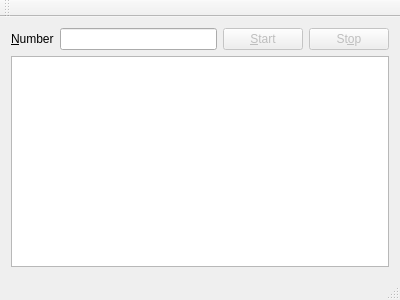
<?xml version="1.0" encoding="UTF-8"?>
<ui version="4.0">
 <class>MainWindow</class>
 <widget class="QMainWindow" name="MainWindow">
  <property name="geometry">
   <rect>
    <x>0</x>
    <y>0</y>
    <width>400</width>
    <height>300</height>
   </rect>
  </property>
  <property name="windowTitle">
   <string>MainWindow</string>
  </property>
  <widget class="QWidget" name="centralWidget">
   <layout class="QVBoxLayout" name="verticalLayout">
    <item>
     <layout class="QHBoxLayout" name="horizontalLayout">
      <item>
       <widget class="QLabel" name="labelNumber">
        <property name="text">
         <string>&amp;Number</string>
        </property>
        <property name="buddy">
         <cstring>lineEditNumber</cstring>
        </property>
       </widget>
      </item>
      <item>
       <widget class="QLineEdit" name="lineEditNumber"/>
      </item>
      <item>
       <widget class="QPushButton" name="pushButtonStart">
        <property name="enabled">
         <bool>false</bool>
        </property>
        <property name="text">
         <string>&amp;Start</string>
        </property>
       </widget>
      </item>
      <item>
       <widget class="QPushButton" name="pushButtonStop">
        <property name="enabled">
         <bool>false</bool>
        </property>
        <property name="text">
         <string>St&amp;op</string>
        </property>
       </widget>
      </item>
     </layout>
    </item>
    <item>
     <widget class="QListView" name="listViewResults"/>
    </item>
   </layout>
  </widget>
  <widget class="QMenuBar" name="menuBar">
   <property name="geometry">
    <rect>
     <x>0</x>
     <y>0</y>
     <width>400</width>
     <height>22</height>
    </rect>
   </property>
  </widget>
  <widget class="QToolBar" name="mainToolBar">
   <attribute name="toolBarArea">
    <enum>TopToolBarArea</enum>
   </attribute>
   <attribute name="toolBarBreak">
    <bool>false</bool>
   </attribute>
  </widget>
  <widget class="QStatusBar" name="statusBar"/>
 </widget>
 <layoutdefault spacing="6" margin="11"/>
 <resources/>
 <connections/>
</ui>
